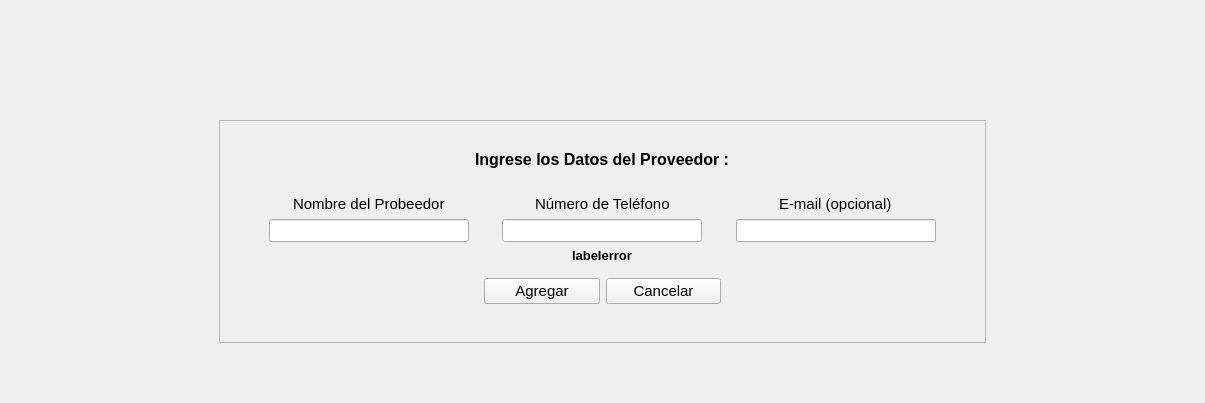
      <widget class="QWidget" name="page_5">
       <layout class="QGridLayout" name="gridLayout_14">
        <item row="0" column="0">
         <widget class="QFrame" name="frame_21">
          <property name="frameShape">
           <enum>QFrame::Shape::NoFrame</enum>
          </property>
          <property name="frameShadow">
           <enum>QFrame::Shadow::Raised</enum>
          </property>
          <layout class="QVBoxLayout" name="verticalLayout_9">
           <item>
            <spacer name="horizontalSpacer_58">
             <property name="orientation">
              <enum>Qt::Orientation::Horizontal</enum>
             </property>
             <property name="sizeHint" stdset="0">
              <size>
               <width>40</width>
               <height>20</height>
              </size>
             </property>
            </spacer>
           </item>
           <item>
            <spacer name="horizontalSpacer_60">
             <property name="orientation">
              <enum>Qt::Orientation::Horizontal</enum>
             </property>
             <property name="sizeHint" stdset="0">
              <size>
               <width>40</width>
               <height>20</height>
              </size>
             </property>
            </spacer>
           </item>
           <item>
            <spacer name="horizontalSpacer_59">
             <property name="orientation">
              <enum>Qt::Orientation::Horizontal</enum>
             </property>
             <property name="sizeHint" stdset="0">
              <size>
               <width>40</width>
               <height>20</height>
              </size>
             </property>
            </spacer>
           </item>
           <item>
            <spacer name="horizontalSpacer_57">
             <property name="orientation">
              <enum>Qt::Orientation::Horizontal</enum>
             </property>
             <property name="sizeHint" stdset="0">
              <size>
               <width>40</width>
               <height>20</height>
              </size>
             </property>
            </spacer>
           </item>
           <item>
            <spacer name="horizontalSpacer_56">
             <property name="orientation">
              <enum>Qt::Orientation::Horizontal</enum>
             </property>
             <property name="sizeHint" stdset="0">
              <size>
               <width>1165</width>
               <height>20</height>
              </size>
             </property>
            </spacer>
           </item>
           <item alignment="Qt::AlignmentFlag::AlignHCenter">
            <widget class="QFrame" name="frame_20">
             <property name="minimumSize">
              <size>
               <width>700</width>
               <height>0</height>
              </size>
             </property>
             <property name="maximumSize">
              <size>
               <width>800</width>
               <height>16777215</height>
              </size>
             </property>
             <property name="frameShape">
              <enum>QFrame::Shape::StyledPanel</enum>
             </property>
             <property name="frameShadow">
              <enum>QFrame::Shadow::Raised</enum>
             </property>
             <layout class="QGridLayout" name="gridLayout_15">
              <item row="3" column="3" alignment="Qt::AlignmentFlag::AlignHCenter">
               <widget class="QLabel" name="label_48">
                <property name="font">
                 <font>
                  <pointsize>11</pointsize>
                  <bold>false</bold>
                 </font>
                </property>
                <property name="text">
                 <string>E-mail (opcional)</string>
                </property>
               </widget>
              </item>
              <item row="4" column="0">
               <spacer name="horizontalSpacer_65">
                <property name="orientation">
                 <enum>Qt::Orientation::Horizontal</enum>
                </property>
                <property name="sizeHint" stdset="0">
                 <size>
                  <width>40</width>
                  <height>20</height>
                 </size>
                </property>
               </spacer>
              </item>
              <item row="7" column="2">
               <spacer name="horizontalSpacer_64">
                <property name="orientation">
                 <enum>Qt::Orientation::Horizontal</enum>
                </property>
                <property name="sizeHint" stdset="0">
                 <size>
                  <width>40</width>
                  <height>20</height>
                 </size>
                </property>
               </spacer>
              </item>
              <item row="0" column="2">
               <spacer name="horizontalSpacer_61">
                <property name="orientation">
                 <enum>Qt::Orientation::Horizontal</enum>
                </property>
                <property name="sizeHint" stdset="0">
                 <size>
                  <width>40</width>
                  <height>20</height>
                 </size>
                </property>
               </spacer>
              </item>
              <item row="4" column="1">
               <widget class="QLineEdit" name="lineEdit_16">
                <property name="sizePolicy">
                 <sizepolicy hsizetype="Maximum" vsizetype="Fixed">
                  <horstretch>0</horstretch>
                  <verstretch>0</verstretch>
                 </sizepolicy>
                </property>
                <property name="minimumSize">
                 <size>
                  <width>200</width>
                  <height>0</height>
                 </size>
                </property>
                <property name="maximumSize">
                 <size>
                  <width>200</width>
                  <height>16777215</height>
                 </size>
                </property>
                <property name="font">
                 <font>
                  <pointsize>10</pointsize>
                  <bold>false</bold>
                 </font>
                </property>
               </widget>
              </item>
              <item row="1" column="2" alignment="Qt::AlignmentFlag::AlignHCenter">
               <widget class="QLabel" name="label_49">
                <property name="font">
                 <font>
                  <pointsize>12</pointsize>
                  <bold>true</bold>
                 </font>
                </property>
                <property name="text">
                 <string>Ingrese los Datos del Proveedor :</string>
                </property>
               </widget>
              </item>
              <item row="3" column="1" alignment="Qt::AlignmentFlag::AlignHCenter">
               <widget class="QLabel" name="label_46">
                <property name="font">
                 <font>
                  <pointsize>11</pointsize>
                  <bold>false</bold>
                 </font>
                </property>
                <property name="text">
                 <string>Nombre del Probeedor</string>
                </property>
               </widget>
              </item>
              <item row="6" column="2">
               <widget class="QFrame" name="frame_22">
                <property name="frameShape">
                 <enum>QFrame::Shape::NoFrame</enum>
                </property>
                <property name="frameShadow">
                 <enum>QFrame::Shadow::Raised</enum>
                </property>
                <layout class="QHBoxLayout" name="horizontalLayout_8">
                 <item>
                  <widget class="QPushButton" name="pushButton_30">
                   <property name="font">
                    <font>
                     <pointsize>11</pointsize>
                     <bold>false</bold>
                    </font>
                   </property>
                   <property name="text">
                    <string>Agregar</string>
                   </property>
                  </widget>
                 </item>
                 <item>
                  <widget class="QPushButton" name="pushButton_31">
                   <property name="font">
                    <font>
                     <pointsize>11</pointsize>
                     <bold>false</bold>
                    </font>
                   </property>
                   <property name="text">
                    <string>Cancelar</string>
                   </property>
                  </widget>
                 </item>
                </layout>
               </widget>
              </item>
              <item row="4" column="2" alignment="Qt::AlignmentFlag::AlignHCenter">
               <widget class="QLineEdit" name="lineEdit_14">
                <property name="sizePolicy">
                 <sizepolicy hsizetype="Maximum" vsizetype="Fixed">
                  <horstretch>0</horstretch>
                  <verstretch>0</verstretch>
                 </sizepolicy>
                </property>
                <property name="minimumSize">
                 <size>
                  <width>200</width>
                  <height>0</height>
                 </size>
                </property>
                <property name="maximumSize">
                 <size>
                  <width>300</width>
                  <height>16777215</height>
                 </size>
                </property>
                <property name="font">
                 <font>
                  <pointsize>10</pointsize>
                  <bold>false</bold>
                 </font>
                </property>
               </widget>
              </item>
              <item row="2" column="2">
               <spacer name="horizontalSpacer_62">
                <property name="orientation">
                 <enum>Qt::Orientation::Horizontal</enum>
                </property>
                <property name="sizeHint" stdset="0">
                 <size>
                  <width>40</width>
                  <height>20</height>
                 </size>
                </property>
               </spacer>
              </item>
              <item row="4" column="4">
               <spacer name="horizontalSpacer_66">
                <property name="orientation">
                 <enum>Qt::Orientation::Horizontal</enum>
                </property>
                <property name="sizeHint" stdset="0">
                 <size>
                  <width>40</width>
                  <height>20</height>
                 </size>
                </property>
               </spacer>
              </item>
              <item row="3" column="2" alignment="Qt::AlignmentFlag::AlignHCenter">
               <widget class="QLabel" name="label_47">
                <property name="font">
                 <font>
                  <pointsize>11</pointsize>
                  <bold>false</bold>
                 </font>
                </property>
                <property name="text">
                 <string>Número de Teléfono</string>
                </property>
               </widget>
              </item>
              <item row="4" column="3">
               <widget class="QLineEdit" name="lineEdit_15">
                <property name="sizePolicy">
                 <sizepolicy hsizetype="Maximum" vsizetype="Fixed">
                  <horstretch>0</horstretch>
                  <verstretch>0</verstretch>
                 </sizepolicy>
                </property>
                <property name="minimumSize">
                 <size>
                  <width>200</width>
                  <height>0</height>
                 </size>
                </property>
                <property name="maximumSize">
                 <size>
                  <width>200</width>
                  <height>16777215</height>
                 </size>
                </property>
                <property name="font">
                 <font>
                  <pointsize>10</pointsize>
                  <bold>false</bold>
                 </font>
                </property>
               </widget>
              </item>
              <item row="5" column="2" alignment="Qt::AlignmentFlag::AlignHCenter">
               <widget class="QLabel" name="label_121">
                <property name="font">
                 <font>
                  <pointsize>10</pointsize>
                  <bold>true</bold>
                 </font>
                </property>
                <property name="text">
                 <string>labelerror</string>
                </property>
               </widget>
              </item>
             </layout>
            </widget>
           </item>
           <item>
            <spacer name="verticalSpacer_7">
             <property name="orientation">
              <enum>Qt::Orientation::Vertical</enum>
             </property>
             <property name="sizeHint" stdset="0">
              <size>
               <width>20</width>
               <height>40</height>
              </size>
             </property>
            </spacer>
           </item>
          </layout>
         </widget>
        </item>
       </layout>
      </widget>
